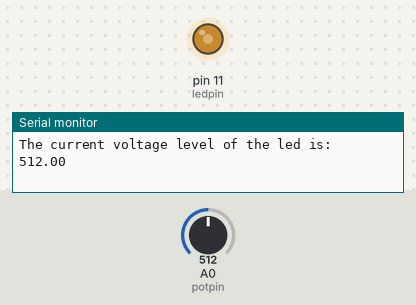
Bench run of a sketch on a simulated Arduino Uno, built with avr-gcc and run on an emulated ATmega328P. Parts: output pins drawn as LEDs (lit = HIGH), the last lines printed to the serial monitor. The test bench sets the inputs (shaded band); at power-on: A0 (potpin) = 512.

Above: at 1.3 s.
1.4 s: A0 (potpin) set to 716
At 2.5 s:
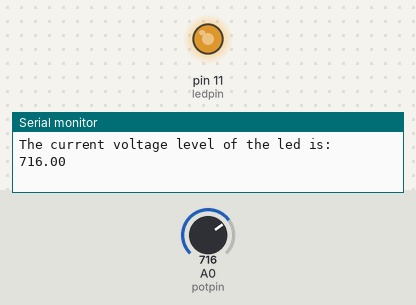
3.0 s: A0 (potpin) set to 900
At 3.8 s:
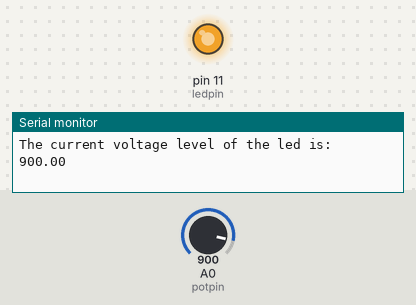
4.5 s: A0 (potpin) set to 122
At 5.0 s:
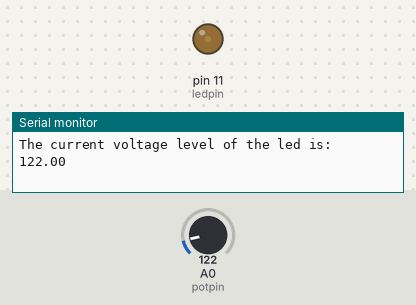
6.0 s: A0 (potpin) set to 0
At 7.2 s:
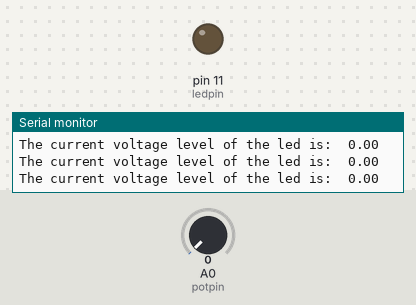
7.5 s: A0 (potpin) set to 511
At 8.7 s:
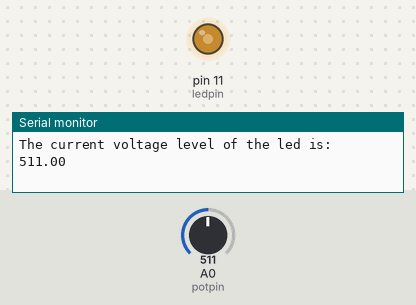
Timing chart, 0 to 10.0 s (numbered marks = the images above; inputs shaded):
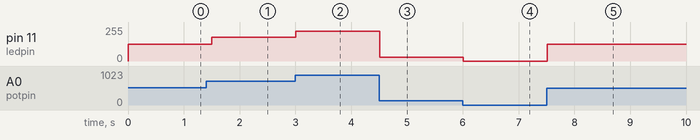

Measured:
- after the input at 1.4 s, pin 11 (ledpin): 127/255 → 178/255 after 0.10 s
- after the input at 3.0 s, pin 11 (ledpin): 178/255 → 224/255 at once
- after the input at 4.5 s, pin 11 (ledpin): 224/255 → 30/255 at once
- after the input at 6.0 s, pin 11 (ledpin): 30/255 → 0/255 at once
- after the input at 7.5 s, pin 11 (ledpin): 0/255 → 127/255 at once

The sketch:

led_light_potentiometer_controlled_project.ino
```cpp
int ledpin = 11;
int potpin = A0;
int delay_time = 500;

float pot_value;
float led_value;

void setup() {
  // put your setup code here, to run once:
pinMode(ledpin, OUTPUT);
pinMode(potpin, INPUT);
Serial.begin(9600);
}

void loop() {
  // put your main code here, to run repeatedly:
pot_value = analogRead(potpin);


led_value = (255. / 1023.) * pot_value;

analogWrite(ledpin, led_value);
Serial.print("The current voltage level of the led is: ");
Serial.print(" ");
Serial.println(pot_value);
delay(delay_time);


}
```
